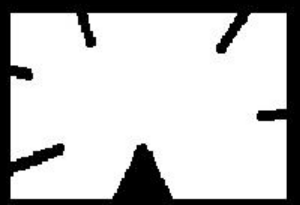
#> input picture computer_vision/pics/countour.png, 300 x 205 px
$ jupyter execute --allow-errors contours.ipynb
#> lines starting #> are read from the running program, lines starting #| are printed output that depends on the picture; after the words box and inside, x2 and y2 are one past the last pixel; in counts of white or black regions, pixels touching at a corner belong together
# Contours

[cell 1]
import numpy as np
import cv2 as cv
import os
import matplotlib.pyplot as plt

[cell 2]
img_path = os.path.join('..', '..', 'pics', 'countour.png')
img = cv.imread(img_path)
#> img is the input picture: shape (205, 300, 3); min 0, max 255, mean 196.4
imgray = cv.cvtColor(img, cv.COLOR_BGR2GRAY)

## Make countours

[cell 3]
ret, thresh = cv.threshold(imgray, 127, 255, 0)
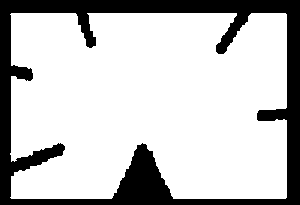
#> thresh: shape (205, 300); 77% white; 1 black region
contours, hierarchy = cv.findContours(thresh, cv.RETR_TREE, cv.CHAIN_APPROX_SIMPLE)
#> contours = 1 contour; box (x1, y1, x2, y2) and area: (10, 13, 287, 199) 46700

## Draw countours

[cell 4]
img_with_contours = img.copy()
cv.drawContours(img_with_contours, contours, -1, (0, 255, 0), 3)
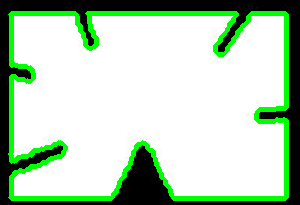
#> img_with_contours: shape (205, 300, 3); 10.75% of pixels changed, all inside (x1, y1, x2, y2) = (8, 11, 289, 201)

plt.figure(figsize=(10, 8))
plt.imshow(cv.cvtColor(img_with_contours, cv.COLOR_BGR2RGB))
plt.axis('off')

[cell 5]
# To draw all the contours in an image:
cv.drawContours(img, contours, -1, (0,255,0), 3)

#> (a cell that did not finish here is left out)

#> (a cell that did not finish here is left out)

[cell 8]
img_with_contours = img.copy()
num_contours_to_draw = 30
contours_to_draw = contours[:num_contours_to_draw]
#> contours_to_draw has the same summary as contours

cv.drawContours(img_with_contours, contours_to_draw, -1, (0, 255, 0), 3)

plt.figure(figsize=(10, 8))
plt.imshow(cv.cvtColor(img_with_contours, cv.COLOR_BGR2RGB))
plt.axis('off')
plt.show()

## Countour features

### Moments

[cell 9]
ret, thresh = cv.threshold(imgray,127,255,0)
contours, hierarchy = cv.findContours(thresh, 1, 2)

#> (the rest of this cell did not finish here and is left out)

### Contour Area

#> (a cell that did not finish here is left out)

### Contour Perimeter

#> (a cell that did not finish here is left out)

### Contour Approximation

[cell 12]
cnt = contours[0]
#> cnt = contour of 265 points, box (x1, y1, x2, y2) (10, 13, 287, 199), area 46700
epsilon1 = 0.1 * cv.arcLength(cnt, True)
#> epsilon1 = 142.3
approx1 = cv.approxPolyDP(cnt, epsilon1, True)
#> approx1 = [[10, 14], [11, 198], [286, 197], [285, 13]]

epsilon2 = 0.01 * cv.arcLength(cnt, True)
#> epsilon2 = 14.23
approx2 = cv.approxPolyDP(cnt, epsilon2, True)
#> approx2 = contour of 22 points, box (x1, y1, x2, y2) (10, 13, 287, 199), area 47821

img1 = img.copy()
img2 = img.copy()

cv.drawContours(img1, [cnt], -1, (0, 255, 0), 2)
cv.drawContours(img1, [approx1], -1, (0, 0, 255), 3)
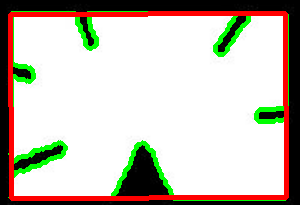
#> img1: shape (205, 300, 3); 7.44% of pixels changed, all inside (x1, y1, x2, y2) = (8, 11, 289, 201)

cv.drawContours(img2, [cnt], -1, (0, 255, 0), 2)
cv.drawContours(img2, [approx2], -1, (0, 0, 255), 3)
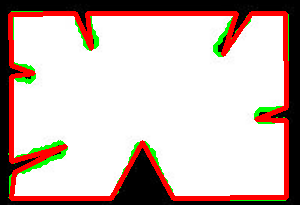
#> img2: shape (205, 300, 3); 10.28% of pixels changed, all inside (x1, y1, x2, y2) = (8, 11, 289, 201)

fig, (ax1, ax2) = plt.subplots(1, 2, figsize=(15, 6))

ax1.imshow(cv.cvtColor(img1, cv.COLOR_BGR2RGB))
ax1.axis('off')

ax2.imshow(cv.cvtColor(img2, cv.COLOR_BGR2RGB))
ax2.axis('off')
plt.tight_layout()
plt.show()
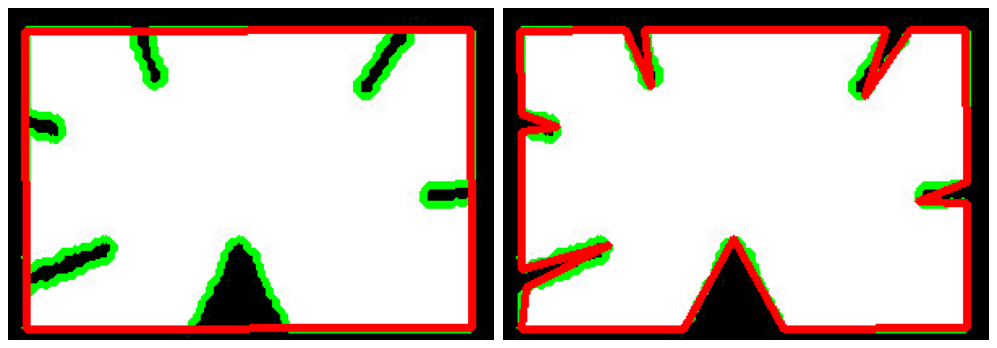
#> figure drawn by matplotlib, 2 panels

### Convex Hull

[cell 13]
hull = cv.convexHull(cnt)
#> hull = [[285, 13], [286, 14], [286, 197], [285, 198], [11, 198], [10, 197], [10, 14], [11, 13]]

### Checking Convexity

[cell 14]
k = cv.isContourConvex(cnt)
#> k = False
k
#> Out = False

### Straight Bounding Rectangle

[cell 15]
x,y,w,h = cv.boundingRect(cnt)
#> x = 10; y = 13; w = 277; h = 186
cv.rectangle(img,(x,y),(x+w,y+h),(0,255,0),2)

### Rotated Rectangle

[cell 16]
rect = cv.minAreaRect(cnt)
#> rect = ((148, 105.5), (185, 276), -90)
box = cv.boxPoints(rect)
#> box = [[286, 198], [10, 198], [10, 13], [286, 13]]
box = np.int0(box)
cv.drawContours(img,[box],0,(0,0,255),2)

### Minimum Enclosing Circle

[cell 17]
(x,y),radius = cv.minEnclosingCircle(cnt)
#> x = 148; y = 105.5; radius = 165.6
center = (int(x),int(y))
#> center = (148, 105)
radius = int(radius)
#> radius = 165
cv.circle(img,center,radius,(0,255,0),2)

### Fitting an Ellipse

[cell 18]
ellipse = cv.fitEllipse(cnt)
#> ellipse = ((141.6, 99.44), (175.6, 298.7), 86.47)
cv.ellipse(img,ellipse,(0,255,0),2)

### Fitting a Line

[cell 19]
rows,cols = img.shape[:2]
#> rows = 205; cols = 300
[vx,vy,x,y] = cv.fitLine(cnt, cv.DIST_L2,0,0.01,0.01)
#> vx = [0.94]; vy = [-0.34]; x = [122.1]; y = [110.4]
lefty = int((-x*vy/vx) + y)
#> lefty = 154
righty = int(((cols-x)*vy/vx)+y)
#> righty = 46
cv.line(img,(cols-1,righty),(0,lefty),(0,255,0),2)
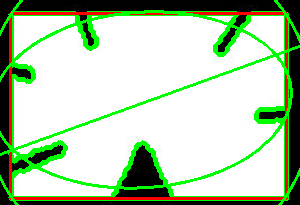
#> img: shape (205, 300, 3); mean B, G, R 171.9, 202.4, 182

### Convexity Defects

[cell 20]
hull = cv.convexHull(cnt,returnPoints = False)
#> hull = [185, 184, 164, 163, 98, 97, 1, 0]
defects = cv.convexityDefects(cnt,hull)
#> defects = [[185, 0, 212, 10496], [1, 97, 64, 14080], [98, 163, 132, 14336], [164, 184, 175, 7680]]

for i in range(defects.shape[0]):
    s,e,f,d = defects[i,0]
    start = tuple(cnt[s][0])
    end = tuple(cnt[e][0])
    far = tuple(cnt[f][0])
    cv.line(img,start,end,[0,255,0],2)
    cv.circle(img,far,5,[0,0,255],-1)
#> this loop made 4 passes
#> (s, e, f, d, start, end, far) on passes 1 to 4: (185, 0, 212, 10496, (285, 13), (11, 13), (223, 54)), (1, 97, 64, 14080, (10, 14), (10, 197), (65, 146)), (98, 163, 132, 14336, (11, 198), (285, 198), (142, 142)), (164, 184, 175, 7680, (286, 197), (286, 14), (256, 119))
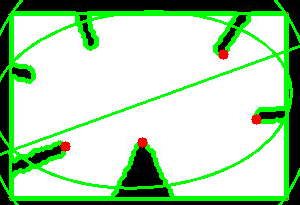
#> img: shape (205, 300, 3); 4.45% of pixels changed, all inside (x1, y1, x2, y2) = (9, 12, 288, 200)

cv.imshow('img',img)

### Point Polygon Test
This function finds the shortest distance between a point in the image and a contour

[cell 21]
dist = cv.pointPolygonTest(cnt,(50,50),True)
#> dist = 26.16

### Match Shapes

[cell 22]
img1 = cv.imread('star.jpg', cv.IMREAD_GRAYSCALE)
img2 = cv.imread('star2.jpg', cv.IMREAD_GRAYSCALE)

ret, thresh = cv.threshold(img1, 127, 255,0)
ret, thresh2 = cv.threshold(img2, 127, 255,0)
contours,hierarchy = cv.findContours(thresh,2,1)
#> contours = []
#> (the rest of this cell did not finish here and is left out)
